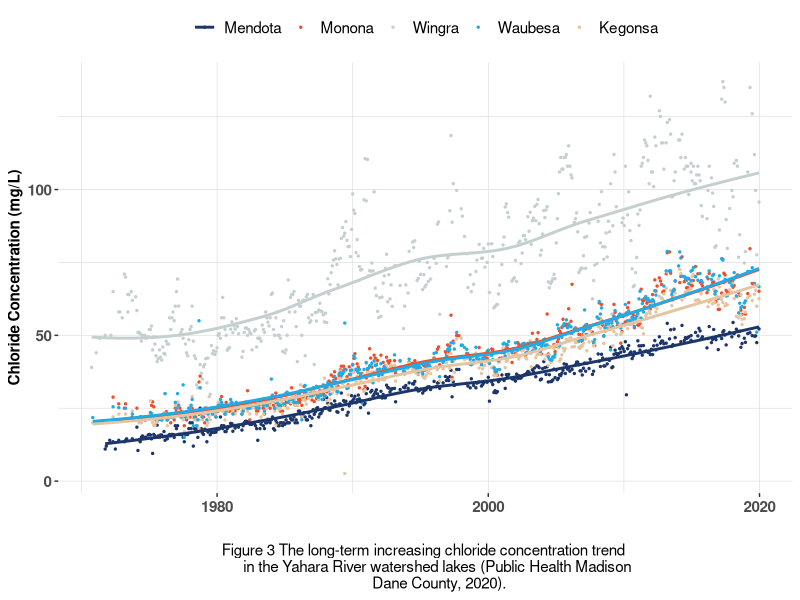
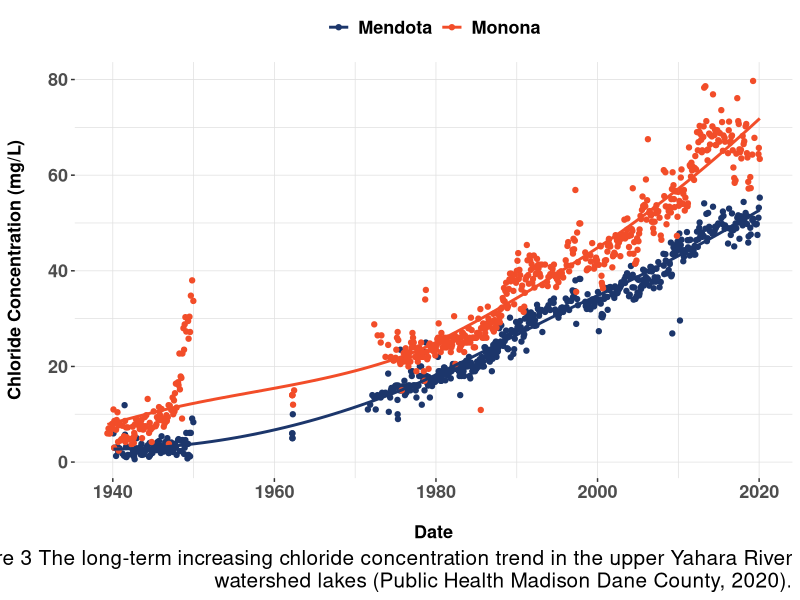
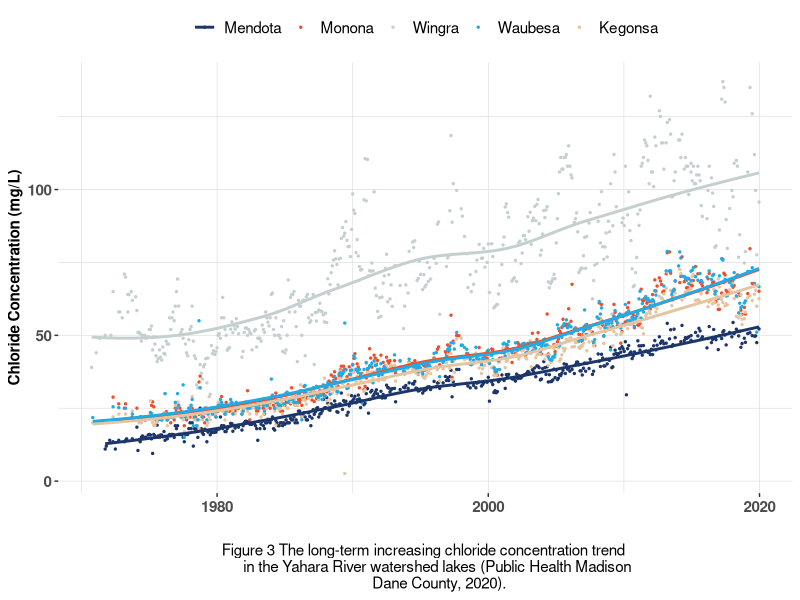
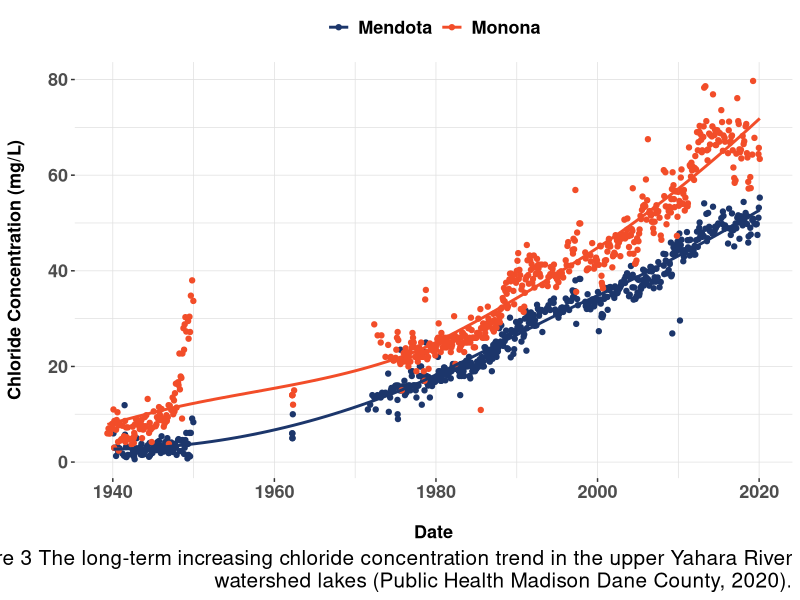

Write the R code that produced these figures, in order.
library(tidyverse)
library(readxl)
library(lubridate)

#function to read in data for chloride
hist <- function(X) {
  lab <- read_xlsx("Data/PHMDC.xlsx", sheet = X) %>%
    mutate(chloride_mgL = as.numeric(chloride_mgL))
  
}

HistME <- hist("Mendota") %>%
  mutate(lakeid = "ME")
HistMO <- hist("Monona")  %>%
  mutate(lakeid = "MO")
HistMarsh <- hist("1918 Marsh")
HistDC <- hist("Dorn Creek")
HistPB <- hist("Pheasant Branch Creek")
Hist6MC <- hist("Six Mile Creek")
HistUB <- hist("U Bay Creek")
HistWI <- hist("Wingra")
HistYR <- hist("Yahara River")
















#historical data of Yahara Chain Lakes 
watershed <- read_xlsx("Data/YaharaHist.xlsx") %>%
  mutate(KA = as.numeric(KA))
  
ggplot(watershed) +
  geom_point(aes(Date, ME, color = "#1C366B"), size = .5) +
  geom_point(aes(Date, MO, color = "#F24D29"), size = .5) +
  geom_point(aes(Date, WI, color = "#C4CFD0"), size = .5) +
  geom_point(aes(Date, KA, color = "#E5C4A1"), size = .5) +
  geom_point(aes(Date, WA, color = "#1DACE8"), size = .5) +
  geom_smooth(aes(Date, ME, color = "#1C366B"), size = 1, se = FALSE) +
  geom_smooth(aes(Date, MO), color = "#F24D29", size = 1, se = FALSE) +
  geom_smooth(aes(Date, WI), color = "#C4CFD0", size = 1, se = FALSE) +
  geom_smooth(aes(Date, KA), color = "#E5C4A1", size = 1, se = FALSE) +
  geom_smooth(aes(Date, WA), color = "#1DACE8", size = 1, se = FALSE) +
  labs(y = "Chloride Concentration (mg/L)",
       x = "", # you don't really need to say date
       # caption = paste(strwrap("Figure 3 The long-term increasing chloride concentration trend in the Yahara River watershed lakes (Public Health Madison Dane County, 2020)."), collapse = "\n")) +
       caption = 
       "Figure 3 The long-term increasing chloride concentration trend 
       in the Yahara River watershed lakes (Public Health Madison 
       Dane County, 2020).") +
  theme(legend.title = element_blank(),
        legend.position = "top",
        axis.text = element_text(size =11, face = "bold"),
        axis.title = element_text(size = 11, face = "bold"),
        panel.background = element_rect(fill = "white", colour = "white",
                                        size = 2, linetype = "solid"),
        panel.grid.major = element_line(size = 0.25, linetype = 'solid',
                                        colour = "gray88"), 
        panel.grid.minor = element_line(size = 0.25, linetype = 'solid',
                                        colour = "gray88"),
        legend.text = element_text(size = 11),  #face = "bold"
        plot.caption = element_text(hjust = 0.5, size = 11)) +
        #plot.caption.position = "plot") +
  scale_color_identity(guide = "legend",
                       breaks = c("#1C366B", "#F24D29", "#C4CFD0", "#1DACE8", "#E5C4A1"),
                       labels = c("Mendota", "Monona", "Wingra", "Waubesa", "Kegonsa"))
ggsave("historicalyahara.png", height = 4, width = 6)
  



 #figure of Mendota/Monona historical data
data = rbind(HistME, HistMO)

ggplot(data, aes(date, chloride_mgL)) +
  geom_point(aes(color = lakeid)) +
  geom_smooth(aes(group = lakeid, color = lakeid), se = FALSE) +
  labs(y = "Chloride Concentration (mg/L)\n",
       x = "\nDate",
       caption = paste(strwrap("Figure 3 The long-term increasing chloride concentration trend in the upper Yahara River watershed lakes (Public Health Madison Dane County, 2020)."), collapse = "\n")) +
  theme(legend.title = element_blank(),
        legend.position = "top",
        axis.text = element_text(size =13, face = "bold"),
        axis.title = element_text(size = 13, face = "bold"),
        panel.background = element_rect(fill = "white", colour = "white",
                                        size = 2, linetype = "solid"),
        panel.grid.major = element_line(size = 0.25, linetype = 'solid',
                                        colour = "gray88"), 
        panel.grid.minor = element_line(size = 0.25, linetype = 'solid',
                                        colour = "gray88"),
        legend.text = element_text(size =13, face = "bold"),
        plot.caption = element_text(size = 15),
        plot.caption.position = "plot") +
  scale_color_manual(labels = c("Mendota", "Monona"),
                     values = c("#1C366B", "#F24D29"))
ggsave("longterm.png", height =10, width = 11)
